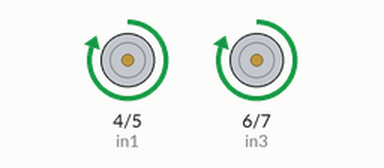
Simulated run of this sketch. Board: Arduino Uno, built with avr-gcc and run on an emulated ATmega328P. Parts: motor-driver pin pairs drawn as motors (green arrow = first pin HIGH = forward, orange = second pin HIGH = backward, longer = more drive).

Above: at 1.2 s.
At 3.7 s:
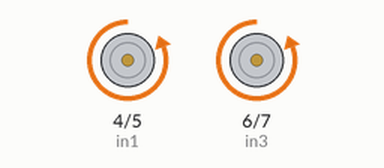
Timing chart, 0 to 6.5 s (numbered marks = the images above):
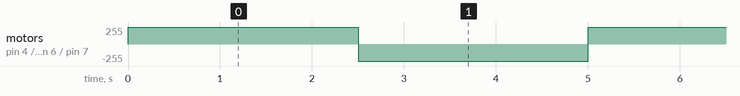

Measured:
- by itself, motor on pin 4 (in1) / pin 5 (in2), motor on pin 6 (in3) / pin 7 (in4): alternates forward 255/255 for 2.5 s and backward 255/255 for 2.5 s

The sketch:

Introduction_to_L298MotorDriver.ino
```cpp
#define in1 4
#define in2 5
#define in3 6
#define in4 7

void setup() {
 pinMode(in1,OUTPUT);
 pinMode(in2,OUTPUT);
 pinMode(in3,OUTPUT);
 pinMode(in4,OUTPUT);
}
void loop() {
  digitalWrite(in1,HIGH);
  digitalWrite(in2,LOW);
  digitalWrite(in3,HIGH);
  digitalWrite(in4,LOW);
  delay(2500);
  digitalWrite(in1,LOW);
  digitalWrite(in2,HIGH);
  digitalWrite(in3,LOW);
  digitalWrite(in4,HIGH);
  delay(2500);
}
```
